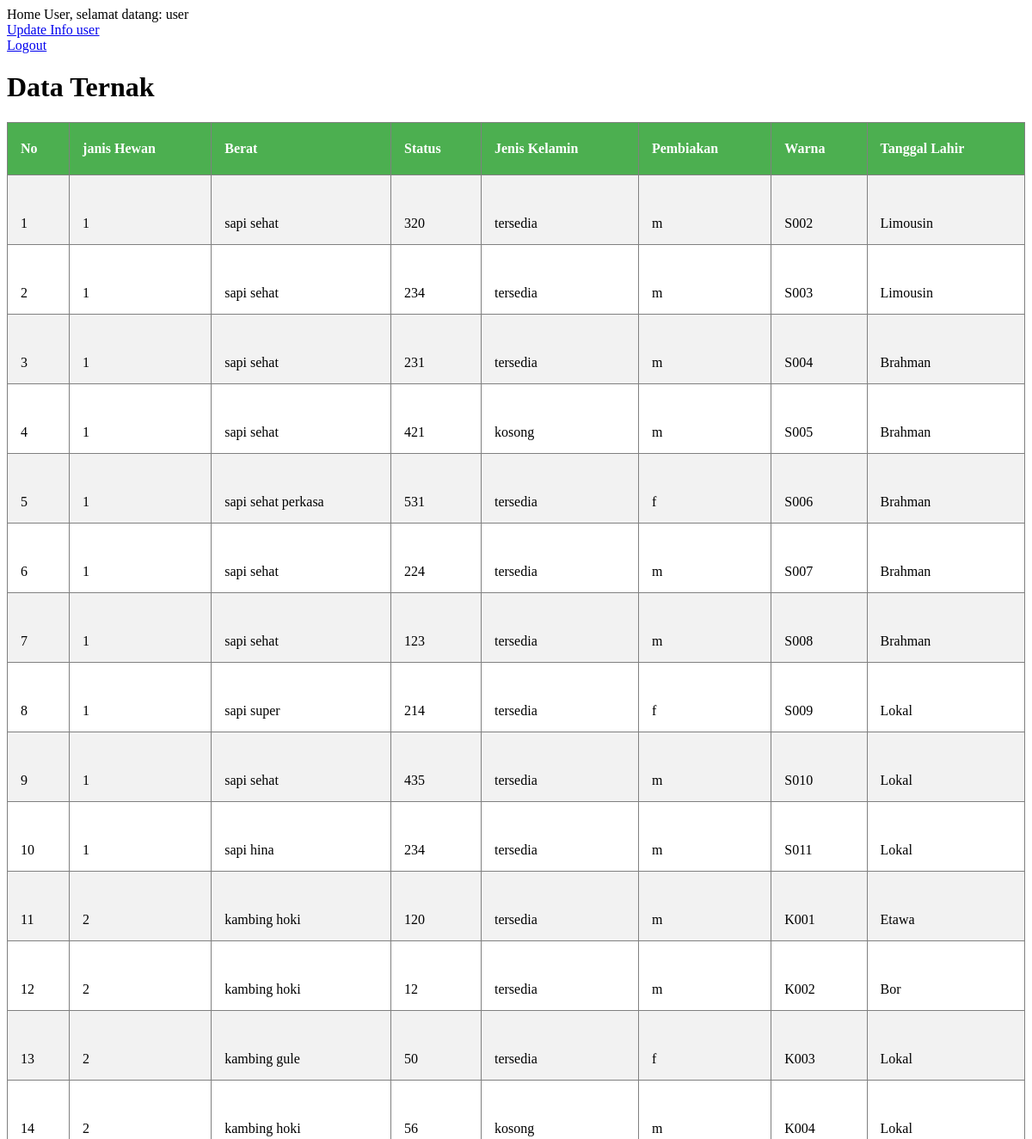
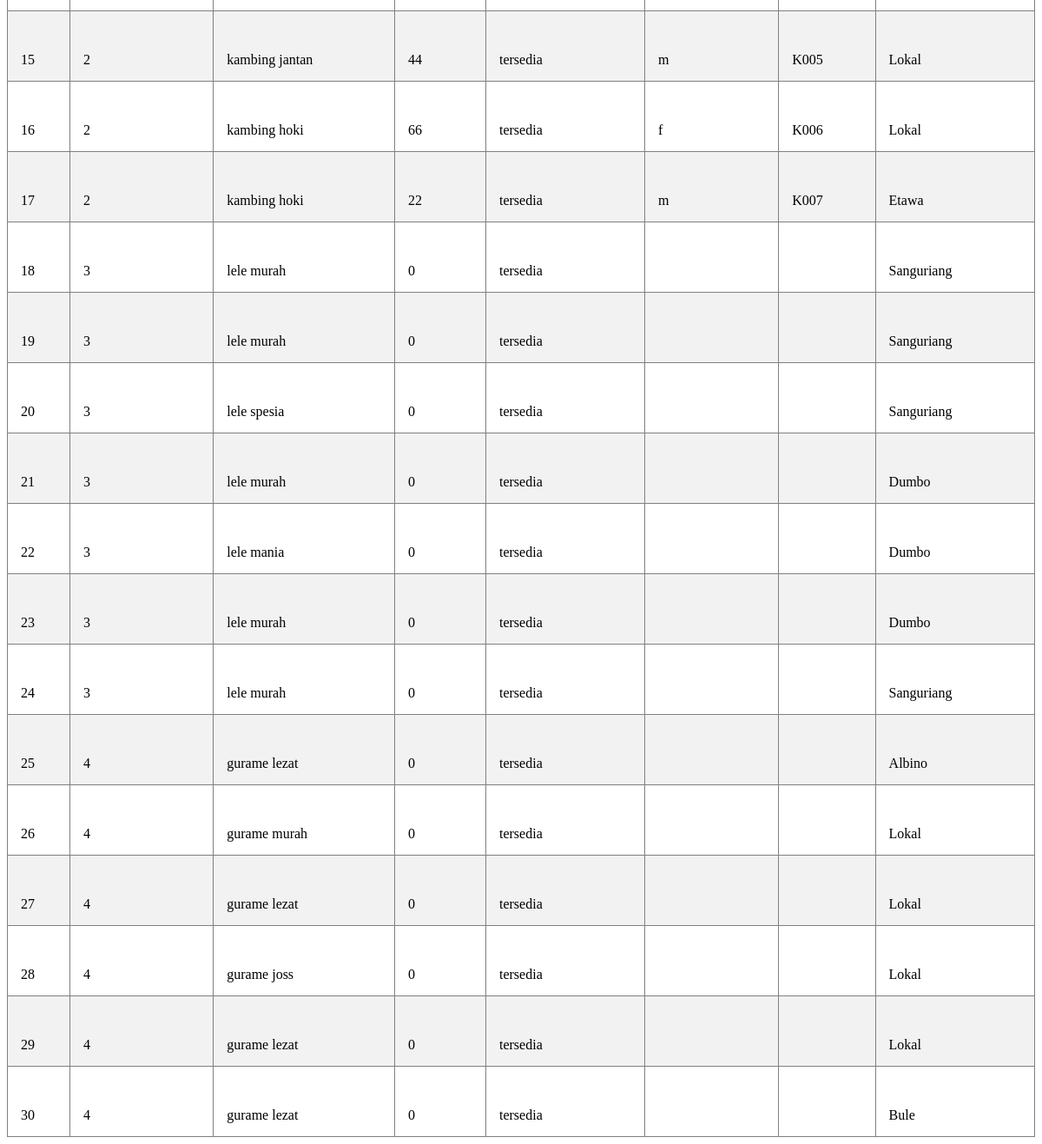
The page /home_user.php (signed in) on the database its author committed (2 pictures, top to bottom).
### tables this page shows
CREATE TABLE `animal` (
  `animal_id` int(11) NOT NULL AUTO_INCREMENT,
  `animal_type_id` int(11) unsigned NOT NULL,
  `description` mediumtext,
  `weight` int(10) unsigned DEFAULT NULL,
  `status` varchar(45) DEFAULT NULL,
  `sex` enum('m','f') NOT NULL,
  `eartag` varchar(45) DEFAULT NULL,
  `breed` varchar(45) DEFAULT NULL,
  `color` varchar(45) DEFAULT NULL,
  `born` date NOT NULL,
  PRIMARY KEY (`animal_id`)
);

### home_user.php (the view, shortened to what this page needs)
<!DOCTYPE html>
<html>
    <head>
        <link rel="stylesheet" href="style.css">
    </head>
    <body>
        <?php
        if ($_SESSION['username']) {
            echo "Home User, selamat datang: " . $_SESSION['username'];?>
        <br>
        <a href="update_info_user.php">Update Info user</a><br>
        <a href="logout.php">Logout</a>
        <?php } else {
            header('location: ./login.php');
        }
        ?>
        <h1>Data Ternak</h1>
        <table border="1">
            <tr>
                <th>No</th>
                <th>janis Hewan</th>
                <th>Berat</th>
                <th>Status</th>
                <th>Jenis Kelamin</th>
                <th>Pembiakan</th>
                <th>Warna</th>
                <th>Tanggal Lahir</th>
            </tr>
            <?php
                require 'connection.php';
                $no = 1;
                $query = mysqli_query($conn, "SELECT * FROM animal");
                while ($hasil = mysqli_fetch_array($query)) { ?>
                <tr>
                    <td><?php echo $no++; ?></td>
                    <td><?php echo $hasil[1] ?></td>
                    <td><?php echo $hasil[2] ?></td>
                    <td><?php echo $hasil[3] ?></td>
                    <td><?php echo $hasil[4] ?></td>
                    <td><?php echo $hasil[5] ?></td>
                    <td><?php echo $hasil[6] ?></td>
                    <td><?php echo $hasil[7] ?></td>
                </tr>
                <?php } ?>
        </table>
    </body>
</html>

### style.css (style rules this page uses)
table { border-collapse: collapse; width: 100%; }
th { height: 30px; text-align: left; background-color: #4CAF50; color: white; }
td { height: 50px; vertical-align: bottom; }
th, td { padding: 15px; text-align: left; }
tr:nth-child(even) { background-color: #f2f2f2 }

### rows shown on the page
animal: animal_type "1", description "sapi sehat", weight "320", status "tersedia", sex "m", eartag "S002", breed "Limousin"
animal: animal_type "1", description "sapi sehat", weight "234", status "tersedia", sex "m", eartag "S003", breed "Limousin"
animal: animal_type "1", description "sapi sehat", weight "231", status "tersedia", sex "m", eartag "S004", breed "Brahman"
animal: animal_type "1", description "sapi sehat", weight "421", status "kosong", sex "m", eartag "S005", breed "Brahman"
animal: animal_type "1", description "sapi sehat perkasa", weight "531", status "tersedia", sex "f", eartag "S006", breed "Brahman"
animal: animal_type "1", description "sapi sehat", weight "224", status "tersedia", sex "m", eartag "S007", breed "Brahman"
animal: animal_type "1", description "sapi sehat", weight "123", status "tersedia", sex "m", eartag "S008", breed "Brahman"
animal: animal_type "1", description "sapi super", weight "214", status "tersedia", sex "f", eartag "S009", breed "Lokal"
animal: animal_type "1", description "sapi sehat", weight "435", status "tersedia", sex "m", eartag "S010", breed "Lokal"
animal: animal_type "1", description "sapi hina", weight "234", status "tersedia", sex "m", eartag "S011", breed "Lokal"
animal: animal_type "2", description "kambing hoki", weight "120", status "tersedia", sex "m", eartag "K001", breed "Etawa"
animal: animal_type "2", description "kambing hoki", weight "12", status "tersedia", sex "m", eartag "K002", breed "Bor"
animal: animal_type "2", description "kambing gule", weight "50", status "tersedia", sex "f", eartag "K003", breed "Lokal"
animal: animal_type "2", description "kambing hoki", weight "56", status "kosong", sex "m", eartag "K004", breed "Lokal"
animal: animal_type "2", description "kambing jantan", weight "44", status "tersedia", sex "m", eartag "K005", breed "Lokal"
animal: animal_type "2", description "kambing hoki", weight "66", status "tersedia", sex "f", eartag "K006", breed "Lokal"
animal: animal_type "2", description "kambing hoki", weight "22", status "tersedia", sex "m", eartag "K007", breed "Etawa"
animal: animal_type "3", description "lele murah", weight "0", status "tersedia", breed "Sanguriang"
animal: animal_type "3", description "lele murah", weight "0", status "tersedia", breed "Sanguriang"
animal: animal_type "3", description "lele spesia", weight "0", status "tersedia", breed "Sanguriang"
animal: animal_type "3", description "lele murah", weight "0", status "tersedia", breed "Dumbo"
animal: animal_type "3", description "lele mania", weight "0", status "tersedia", breed "Dumbo"
animal: animal_type "3", description "lele murah", weight "0", status "tersedia", breed "Dumbo"
animal: animal_type "3", description "lele murah", weight "0", status "tersedia", breed "Sanguriang"
animal: animal_type "4", description "gurame lezat", weight "0", status "tersedia", breed "Albino"
animal: animal_type "4", description "gurame murah", weight "0", status "tersedia", breed "Lokal"
animal: animal_type "4", description "gurame lezat", weight "0", status "tersedia", breed "Lokal"
animal: animal_type "4", description "gurame joss", weight "0", status "tersedia", breed "Lokal"
animal: animal_type "4", description "gurame lezat", weight "0", status "tersedia", breed "Lokal"
animal: animal_type "4", description "gurame lezat", weight "0", status "tersedia", breed "Bule"

### other values the page prints
$_SESSION['username'] "user"
